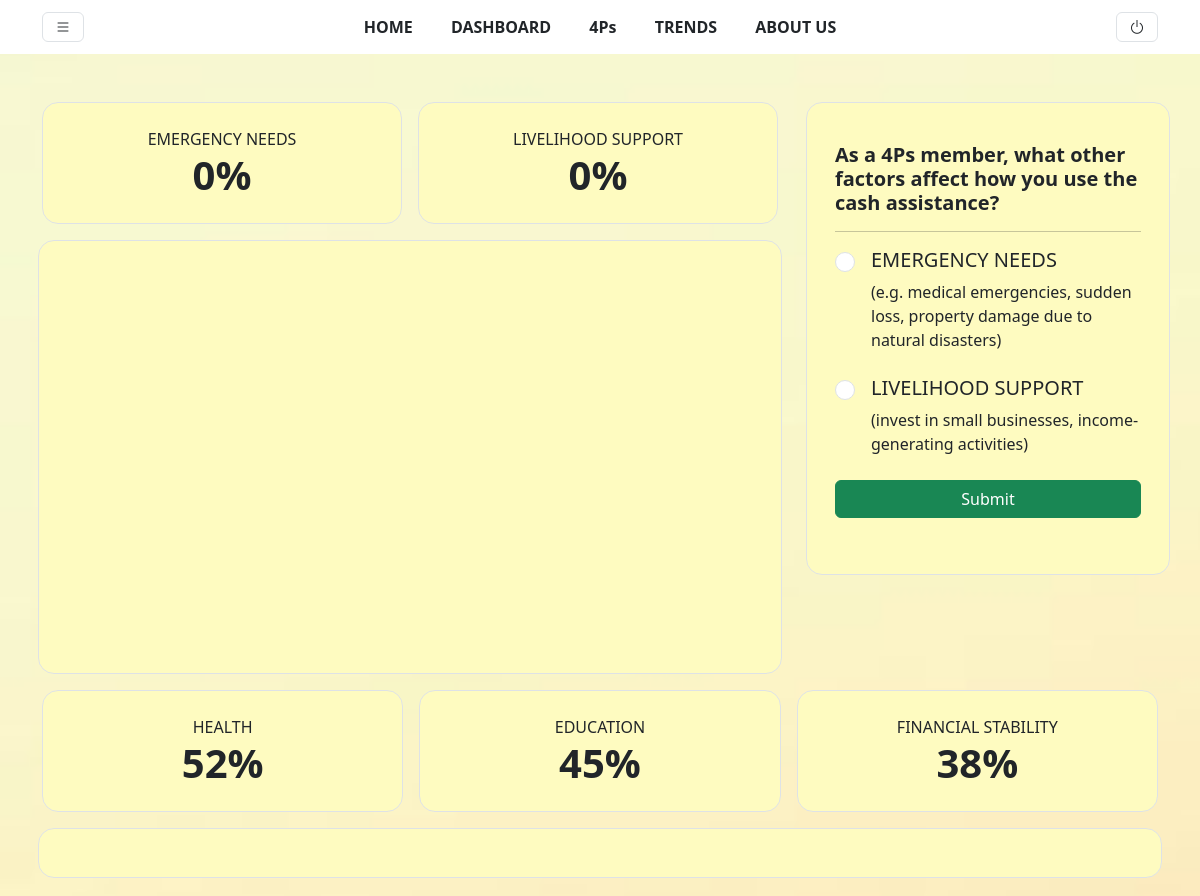
Page /trends (signed in, upper part) on the earlier database version.
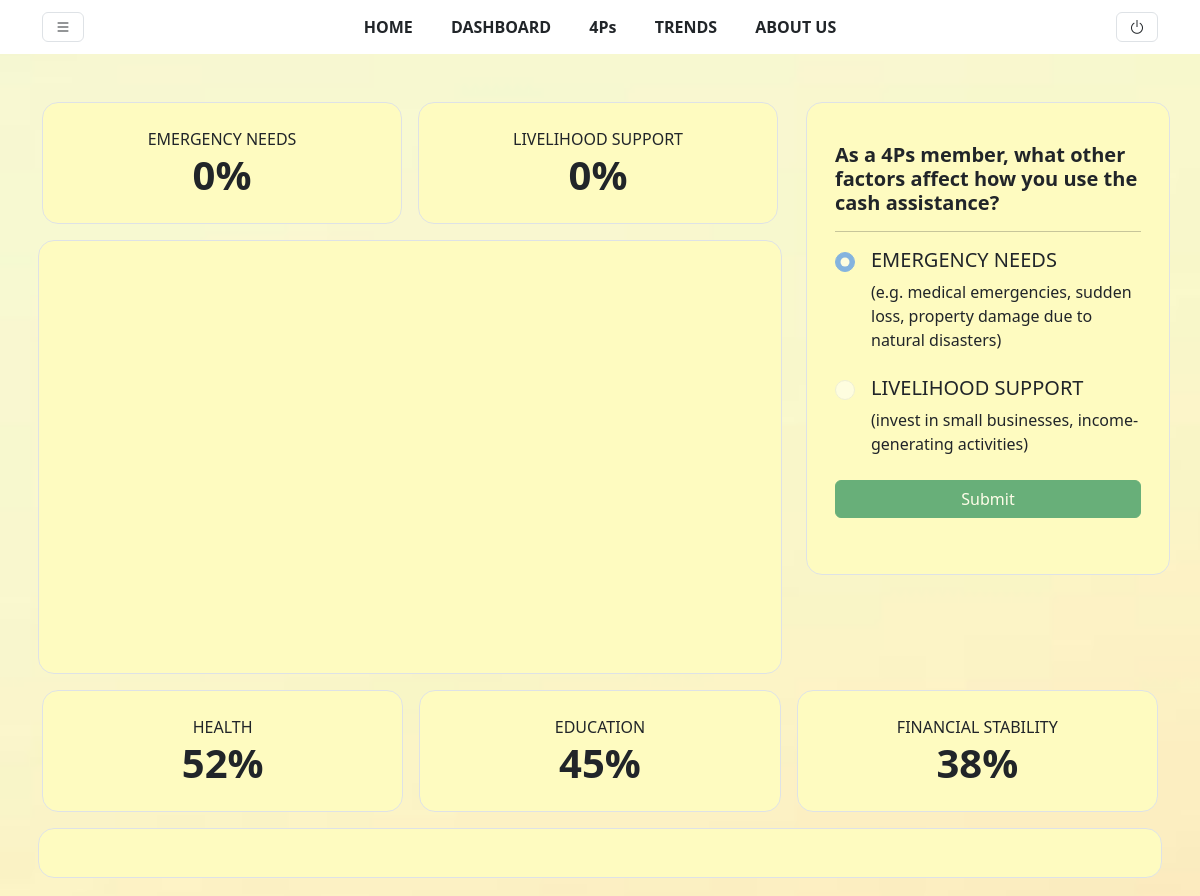
Same page on the later database version.
### tables this page shows
CREATE TABLE survey_trends (
            id INTEGER PRIMARY KEY AUTOINCREMENT,
            response TEXT NOT NULL,
            user_id INTEGER NOT NULL,         -- Add user_id column
            survey_date DATE NOT NULL,
            FOREIGN KEY (user_id) REFERENCES users(id)  -- Assuming you have a users table
        );

### app.py (the view)
@app.route('/trends', methods=['GET'])
def trends():
    if 'user_id' not in session:
        return redirect(url_for('login'))  # Redirect to the login page if not logged in
    user_id = session.get('user_id')  # Get the user ID from the session
    survey = Survey()
    user_submitted = survey.user_has_submitted(user_id) if user_id else False
    previous_response = survey.get_user_response(user_id) if user_id else None
    return render_template('trends.html', user_submitted=user_submitted, previous_response=previous_response)

### survey_trends.py (called while the page is built)
    def user_has_submitted(self, user_id):
        query = '''
        SELECT COUNT(*) FROM survey_trends WHERE user_id = ?
        '''
        cursor = self.database.execute(query, (user_id,))
        count = cursor.fetchone()[0]
        return count > 0  # Return True if user has submitted, else False

    def get_user_response(self, user_id):
        query = '''
        SELECT response FROM survey_trends WHERE user_id = ?
        '''
        cursor = self.database.execute(query, (user_id,))
        return cursor.fetchone()  # Returns None if no response is found

### templates/trends.html (shortened to what this page needs)
<html lang="en">
<head>
    {% include 'header_links.html' %}
</head>
<body>
    {% include 'nav.html' %}
    <div class="container register mt-2" style="display: none;">
        <div class="row mt-5">
            <div class="col-12 col-md-8">
                <div class="row justify-content-center g-3">
                    <div class="col-12 col-md-6">
                        <div class="p-4 text-center border bg-card rounded-4">
                            <p class="m-0">EMERGENCY NEEDS</p>
                            <h1 class="fw-bolder m-0" id="emergency-needs-percentage">0%</h1>
                        </div>
                    </div>
                    <div class="col-12 col-md-6">
                        <div class="p-4 text-center border bg-card rounded-4">
                            <p class="m-0">LIVELIHOOD SUPPORT</p>
                            <h1 class="fw-bolder m-0" id="livelihood-support-percentage">0%</h1>
                        </div>
                    </div>
                </div>
                <div class="p-2 mt-2">
                    <div class="row border p-3 bg-card rounded-4">
                        <div class="col-12">
                            <div id="dashboard2" class="p-4" style="height: 400px;"></div>
                        </div>
                    </div>
                </div>
            </div>
            <div class="col-12 col-md-4">
                <div class="row border bg-card ms-1 p-3 rounded-4">
                    <div class="col-12">
                        <h5 class="fw-bolder mt-4">
                            As a 4Ps member, what other factors affect how you use the cash assistance?
                        </h5>
                        <hr>
                        <div>
                            <form action="/submit_survey" method="POST">
                                <div class="d-flex flex-row align-items-start mb-2">
                                    <div class="pe-3">
                                        <input type="radio" class="form-check-input" name="supportOption" id="emergencyNeeds" value="Emergency Needs" style="width: 20px; height: 20px;" required {% if user_submitted %}disabled{% endif %} {% if previous_response and previous_response[0] == 'Emergency Needs' %}checked{% endif %}>
                                    </div>
                                    <div>
                                        <label for="emergencyNeeds">
                                            <h5>EMERGENCY NEEDS</h5>
                                            <p>(e.g. medical emergencies, sudden loss, property damage due to natural disasters)</p>
                                        </label>
                                    </div>
                                </div>
                                <div class="d-flex flex-row align-items-start mb-2">
                                    <div class="pe-3">
                                        <input type="radio" class="form-check-input" name="supportOption" id="livelihoodSupport" value="Livelihood Support" style="width: 20px; height: 20px;" required {% if user_submitted %}disabled{% endif %} >
                                    </div>
                                    <div>
                                        <label for="livelihoodSupport">
                                            <h5>LIVELIHOOD SUPPORT</h5>
                                            <p>(invest in small businesses, income-generating activities)</p>
                                        </label>
                                    </div>
                                </div>
                                <button type="submit" class="btn btn-success w-100 mb-4" {% if user_submitted %}disabled{% endif %}>Submit</button>
                            </form>
                        </div>
                    </div>
                </div>
            </div>
        </div>
    </div>
    <div class="container register mt-2" style="display: none;">
        <div class="row justify-content-center g-3">
            <div class="col-12 col-md-4">
                <div class="p-4 text-center border bg-card rounded-4">
                    <p class="m-0">HEALTH</p>
                    <h1 class="fw-bolder m-0">52%</h1>
                </div>
            </div>
            <div class="col-12 col-md-4">
                <div class="p-4 text-center border bg-card rounded-4">
                    <p class="m-0">EDUCATION</p>
                    <h1 class="fw-bolder m-0">45%</h1>
                </div>
            </div>
            <div class="col-12 col-md-4">
                <div class="p-4 text-center border bg-card rounded-4">
                    <p class="m-0">FINANCIAL STABILITY</p>
                    <h1 class="fw-bolder m-0">38%</h1>
                </div>
            </div>
        </div>
        <div class="p-2 mt-2">
            <div class="row border bg-card rounded-4">
                <div class="col-12">
                    <div id="dashboard3" class="p-4"></div>
                </div>
            </div>
        </div>
    </div>
    <div class="container register" style="display: none;">
        <div class="p-2">
        </div>
    </div>
</body>
</html>

### templates/header_links.html (shortened to what this page needs)
<link href="https://cdn.jsdelivr.net/npm/bootstrap@5.3.3/dist/css/bootstrap.min.css" rel="stylesheet">
<link rel="stylesheet" href="https://cdn.jsdelivr.net/npm/bootstrap-icons@1.11.3/font/bootstrap-icons.min.css">
<link rel="stylesheet" type="text/css" href="{{ url_for('static', filename='css/trash.css') }}">

### templates/nav.html
<div style="background-color: white;" class="sticky-top">
    <div class="container z-index-3 d-flex justify-content-between align-items-center">
        <button class="btn border"><i class="bi bi-list"></i></button>
        <div class="p-2">
            <a href="/home" class="px-3 btn text-dark fw-bolder" style="text-decoration: none; font-size: 1rem">HOME</a>
            <a href="/dashboard" class="px-3 btn text-dark fw-bolder" style="text-decoration: none; font-size: 1rem">DASHBOARD</a>
            <a href="/home" class="px-3 btn text-dark fw-bolder" style="text-decoration: none; font-size: 1rem">4Ps</a>
            <a href="trends" class="px-3 btn text-dark fw-bolder" style="text-decoration: none; font-size: 1rem">TRENDS</a>
            <a href="/about" class="px-3 btn text-dark fw-bolder" style="text-decoration: none; font-size: 1rem">ABOUT US</a>
        </div>
        <a class="btn border" href="/logout"><i class="bi bi-power"></i></a>
    </div>
</div>

### static/css/trash.css (style rules this page uses)
body { background-image: url('/static/img/bg.jpg'); background-size: cover; background-position: center; background-attachment: fixed; }
.bg-card { background-color: #fefbc0; }

Differences in the rows shown:
added survey_trends: response "☑ EMERGENCY NEEDS (e.g. medical", response "☐ LIVELIHOOD SUPPORT (invest in"
Other differences:
form field supportOption: "☐ EMERGENCY NEEDS (e.g. medical" → (not shown)
form field supportOption: "☐ LIVELIHOOD SUPPORT (invest in" → (not shown)
